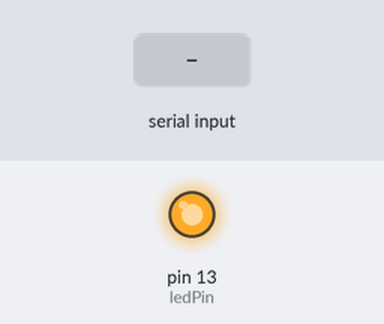
Simulated run of this sketch. Board: Arduino Uno, built with avr-gcc and run on an emulated ATmega328P. Shown: output pins drawn as LEDs (lit = HIGH). Inputs (shaded band) come from the test bench.

Above: at 1.2 s.
1.3 s: "ledOff 1\n" received over Serial
At 2.5 s:
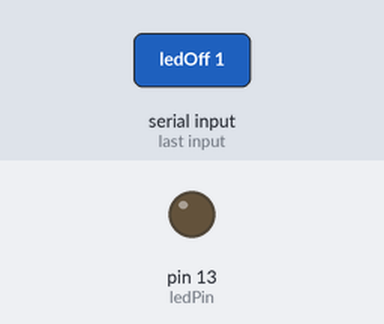
2.8 s: "ledOn 1\n" received over Serial
At 3.7 s:
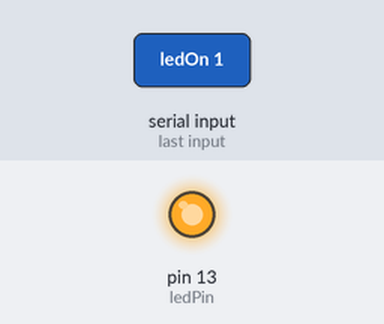
4.3 s: "ledOff 150\n" received over Serial
At 4.9 s:
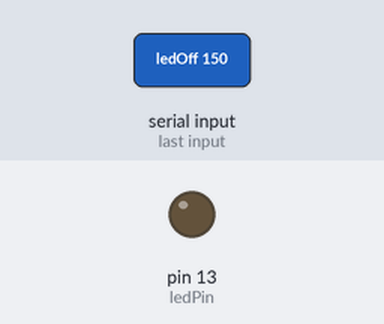
Timing chart, 0 to 7.3 s (numbered marks = the images above; inputs shaded):
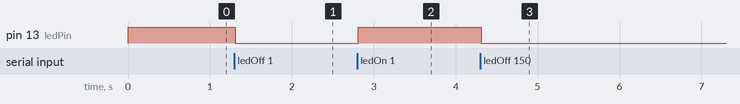

Measured:
- after the input at 1.3 s, pin 13 (ledPin): HIGH → LOW at once
- after the input at 2.8 s, pin 13 (ledPin): LOW → HIGH at once
- after the input at 4.3 s, pin 13 (ledPin): HIGH → LOW at once

The sketch:

Arduino_Code.ino
```cpp
#include "CommandLine.h"

int ledPin = 13;
int inp0 = 0;
int inp1 = 0;
int inp2 = 0;
int inp3 = 0;
int inp4 = 0;

void setup() {
  // declare the ledPin as an OUTPUT:
  pinMode(ledPin, OUTPUT);
  digitalWrite(ledPin, HIGH);
  Serial.begin(9600);
}

void loop() {
  bool received = getCommandLineFromSerialPort(CommandLine);      //global CommandLine is defined in CommandLine.h
  if (received)
  {
    //Serial.println(CommandLine);
    processSerialData((String)CommandLine);
  }
}


String getValue(String data, char separator, int index)
{
  int found = 0;
  int strIndex[] = {0, -1};
  int maxIndex = data.length() - 1;

  for (int i = 0; i <= maxIndex && found <= index; i++) {
    if (data.charAt(i) == separator || i == maxIndex) {
      found++;
      strIndex[0] = strIndex[1] + 1;
      strIndex[1] = (i == maxIndex) ? i + 1 : i;
    }
  }

  return found > index ? data.substring(strIndex[0], strIndex[1]) : "";
}

void processSerialData(String message)
{
  if (getValue(message, ' ', 0) == "readData")
  {
    inp0 = analogRead(A0);
    inp1 = analogRead(A1);
    inp2 = analogRead(A2);
    inp3 = analogRead(A3);
    inp4 = analogRead(A4);
    Serial.println("readData "+String(inp0) + " " + String(inp1) + " " + String(inp2) + " " + String(inp3) + " " + String(inp4) + ";");
  }
  if (getValue(message, ' ', 0) == "ledOn")
  {
    digitalWrite(ledPin, HIGH);
  }
  if (getValue(message, ' ', 0) == "ledOff")
  {
    digitalWrite(ledPin, LOW);
  }
}
```

CommandLine.h
```cpp
#include <string.h>
#include <stdlib.h>

//this following macro is good for debugging, e.g.  print2("myVar= ", myVar);
#define print2(x,y) (Serial.print(x), Serial.println(y))


#define CR '\r'
#define LF '\n'
#define BS '\b'
#define NULLCHAR '\0'
#define SPACE ' '

#define COMMAND_BUFFER_LENGTH        25                        //length of serial buffer for incoming commands
char   CommandLine[COMMAND_BUFFER_LENGTH + 1];                 //Read commands into this buffer from Serial.  +1 in length for a termination char

const char *delimiters            = ", \n";                    //commands can be separated by return, space or comma

/*************************************************************************************************************
    getCommandLineFromSerialPort()
      Return the string of the next command. Commands are delimited by return"
      Handle BackSpace character
      Make all chars lowercase
*************************************************************************************************************/

bool getCommandLineFromSerialPort(char * commandLine)
{
  static uint8_t charsRead = 0;                      //note: COMAND_BUFFER_LENGTH must be less than 255 chars long
  //read asynchronously until full command input
  while (Serial.available()) {
    char c = Serial.read();
    switch (c) {
      case CR:      //likely have full command in buffer now, commands are terminated by CR and/or LS
      case LF:
        commandLine[charsRead] = NULLCHAR;       //null terminate our command char array
        if (charsRead > 0)  {
          charsRead = 0;                           //charsRead is static, so have to reset
          //Serial.println(commandLine);
          return true;
        }
        break;
      case BS:                                    // handle backspace in input: put a space in last char
        if (charsRead > 0) {                        //and adjust commandLine and charsRead
          commandLine[--charsRead] = NULLCHAR;
          Serial << byte(BS) << byte(SPACE) << byte(BS);  //no idea how this works, found it on the Internet
        }
        break;
      default:
        // c = tolower(c);
        if (charsRead < COMMAND_BUFFER_LENGTH) {
          commandLine[charsRead++] = c;
        }
        commandLine[charsRead] = NULLCHAR;     //just in case
        break;
    }
  }
  return false;
}


/* ****************************
   readNumber: return a 16bit (for Arduino Uno) signed integer from the command line
   readWord: get a text word from the command line

*/
int
readNumber () {
  char * numTextPtr = strtok(NULL, delimiters);         //K&R string.h  pg. 250
  return atoi(numTextPtr);                              //K&R string.h  pg. 251
}

char * readWord() {
  char * word = strtok(NULL, delimiters);               //K&R string.h  pg. 250
  return word;
}

void
nullCommand(char * ptrToCommandName) {
  print2("Command not found: ", ptrToCommandName);      //see above for macro print2
}
```
